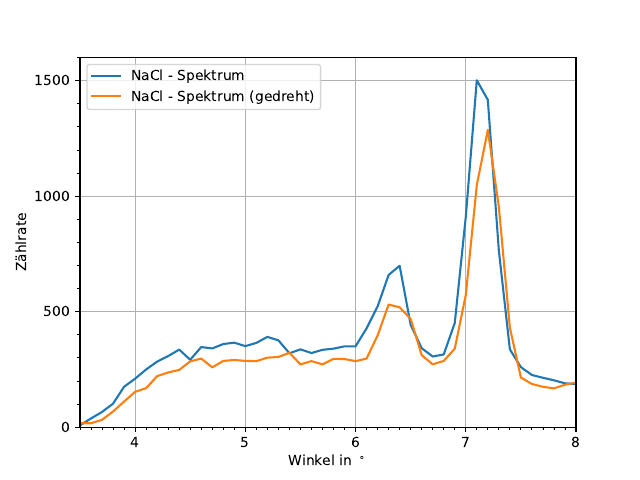

Generate this figure with Python:

from inspect import getsourcefile
import os.path as path, sys
current_dir = path.dirname(path.abspath(getsourcefile(lambda:0)))
sys.path.insert(0, current_dir[:current_dir.rfind(path.sep)])
from AP import *
import matplotlib.pyplot as plt
from matplotlib.ticker import MultipleLocator



COLOR_STYLE = ["red","green","blue"]
Y_LABEL = r"Zählrate"
X_LABEL = r"Winkel in $^\circ$"
X_START =3.5
Y_START =0
X_END = 8
Y_END = 1600

X_MAJOR_TICK = 1
Y_MAJOR_TICK =500
X_MINOR_TICK =0.1
Y_MINOR_TICK = 100
SAVE_AS = "./XST/Winkelfehler.pdf"


path_ = "./XST/data.xls"


data = [fillZeros(getAxis(5,i,236,path_,"V4")) for i in range(1,6)]
print(data)
fig, ax = plt.subplots()


ax.grid()

ax.plot(data[0],data[1])
ax.plot(data[0],data[4])

ax.set_xlabel(X_LABEL)
ax.set_ylabel(Y_LABEL)
ax.set_xlim(X_START,X_END)
ax.set_ylim(Y_START,Y_END)



ax.xaxis.set_major_locator(MultipleLocator(X_MAJOR_TICK))
ax.xaxis.set_minor_locator(MultipleLocator(X_MINOR_TICK))
ax.yaxis.set_major_locator(MultipleLocator(Y_MAJOR_TICK))
ax.yaxis.set_minor_locator(MultipleLocator(Y_MINOR_TICK))
plt.legend(("NaCl - Spektrum", "NaCl - Spektrum (gedreht)"), loc=2)

plt.savefig(SAVE_AS)
plt.show()




